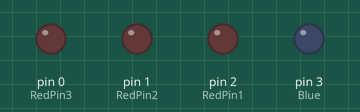
Bench run of a sketch on a simulated Arduino Uno, built with avr-gcc and run on an emulated ATmega328P. Shown: output pins drawn as LEDs (lit = HIGH).

Above: at 2.5 s.
At 6.0 s:
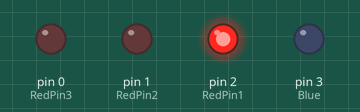
At 7.5 s:
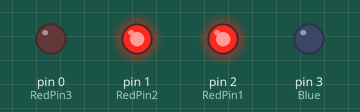
At 8.5 s:
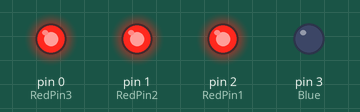
At 10.0 s:
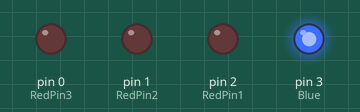
Timing chart, 0 to 14.3 s (numbered marks = the images above):
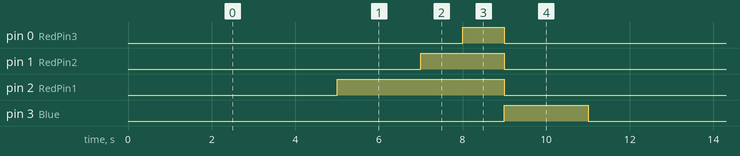

The sketch:

flicker_tapestry_a.ino
```cpp
// LED Fire Effect

int RedPin1 = 2;
int RedPin2 = 1;
int RedPin3 = 0;
int Blue = 3;
int Noise = 4;

void setup()
{
pinMode(RedPin1, OUTPUT);
pinMode(RedPin2, OUTPUT);
pinMode(RedPin3, OUTPUT);
pinMode(Blue, OUTPUT);
//pinMode(Noise, INPUT);
}

void loop() {
//int sensor = analogRead(Noise);
//delay(random(100)*Noise);
delay(5000);

digitalWrite(RedPin1, HIGH);
delay(2000);
digitalWrite(RedPin2, HIGH);
delay(1000);
digitalWrite(RedPin3, HIGH);
delay(1000);

digitalWrite(Blue, HIGH);
digitalWrite(RedPin1, LOW);
digitalWrite(RedPin2, LOW);
digitalWrite(RedPin3, LOW);
delay(2000);
digitalWrite(Blue, LOW);

/*
analogWrite(ledPin1, random(120)+135);
analogWrite(ledPin2, random(120)+135);
analogWrite(ledPin3, random(120)+135);
delay(random(100));
*/
}
```

Measured:
- by itself, pin 0 (RedPin3): alternates HIGH for 1.0 s and LOW for 10.0 s
- by itself, pin 1 (RedPin2), pin 3 (Blue): alternates HIGH for 2.0 s and LOW for 9.0 s
- by itself, pin 2 (RedPin1): alternates HIGH for 4.0 s and LOW for 7.0 s
